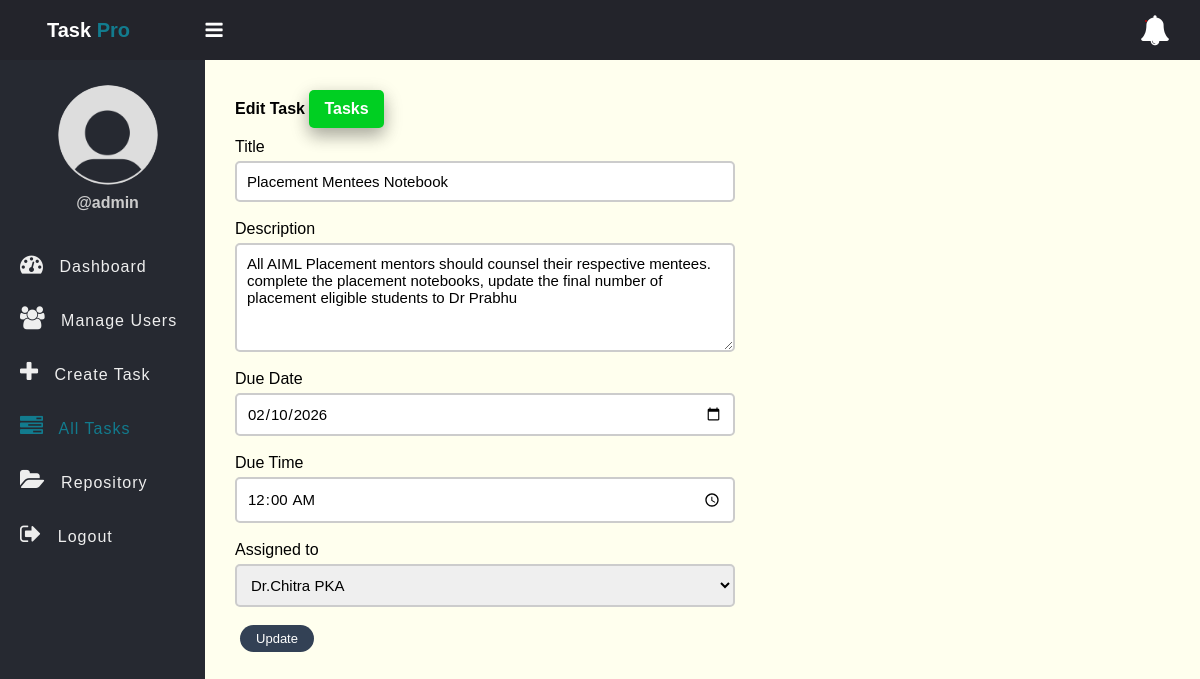
The page /edit_profile.php?id=29 (signed in) on the database its author committed.
### tables this page shows
CREATE TABLE `tasks` (
  `id` int NOT NULL AUTO_INCREMENT,
  `title` varchar(100) NOT NULL,
  `description` text,
  `task_type` enum('Teaching','Research','Administrative','Establishment') DEFAULT NULL,
  `subtopic` varchar(255) DEFAULT NULL,
  `task_document` varchar(255) DEFAULT NULL,
  `acknowledgment_document` varchar(255) DEFAULT NULL,
  `acknowledgment_uploaded_at` datetime DEFAULT NULL,
  `assigned_to` int DEFAULT NULL,
  `due_date` datetime DEFAULT NULL,
  `status` enum('pending','in_progress','completed') DEFAULT 'pending',
  `created_at` timestamp NOT NULL DEFAULT CURRENT_TIMESTAMP,
  `verified_by` int DEFAULT NULL,
  PRIMARY KEY (`id`),
  KEY `assigned_to` (`assigned_to`),
  CONSTRAINT `tasks_ibfk_1` FOREIGN KEY (`assigned_to`) REFERENCES `users` (`id`)
);

### app/Model/Task.php (called while the page is built, shortened)
<?php
function get_task_by_id($conn, $id){
	$sql = "SELECT * FROM tasks WHERE id =? ";
	$stmt = $conn->prepare($sql);
	$stmt->execute([$id]);
	if($stmt->rowCount() > 0){
		$task = $stmt->fetch();
	}else $task = 0;
	return $task;
}

### app/Model/User.php (called while the page is built, shortened)
<?php
function get_all_users($conn){
	$sql = "SELECT * FROM users WHERE role =? ";
	$stmt = $conn->prepare($sql);
	$stmt->execute(["employee"]);
	if($stmt->rowCount() > 0){
		$users = $stmt->fetchAll();
	}else $users = 0;
	return $users;
}

### edit_profile.php (the view, shortened to what this page needs)
<?php
if (isset($_SESSION['role']) && isset($_SESSION['id']) && $_SESSION['role'] == "admin") {
    include "DB_connection.php";
    include "app/Model/Task.php";
    include "app/Model/User.php";
    $id = $_GET['id'];
    $task = get_task_by_id($conn, $id);
   $users = get_all_users($conn);
 ?>
<!DOCTYPE html>
<html>
<head>
	<link rel="stylesheet" href="https://stackpath.bootstrapcdn.com/font-awesome/4.7.0/css/font-awesome.min.css">
	<link rel="stylesheet" href="css/style.css">
</head>
<body>
	<?php include "inc/header.php" ?>
	<div class="body">
		<?php include "inc/nav.php" ?>
		<section class="section-1">
			<h4 class="title">Edit Task <a href="tasks.php">Tasks</a></h4>
			<form class="form-1"
			      method="POST"
			      action="app/update-task.php">
				<div class="input-holder">
					<lable>Title</lable>
					<input type="text" name="title" class="input-1" placeholder="Full Name" value="<?=$task['title']?>"><br>
				</div>
				<div class="input-holder">
					<lable>Description</lable>
					<textarea name="description" rows="5" class="input-1" ><?=$task['description']?></textarea><br>
				</div>
				<div class="input-holder">
					<lable>Due Date</lable>
					<input type="date" name="due_date" class="input-1" placeholder="Due Date" value="<?=date('Y-m-d', strtotime($task['due_date']))?>"><br>
				</div>
				<div class="input-holder">
					<lable>Due Time</lable>
					<input type="time" name="due_time" class="input-1" placeholder="Due Time" value="<?=date('H:i', strtotime($task['due_date']))?>"><br>
				</div>
            <div class="input-holder">
					<lable>Assigned to</lable>
					<select name="assigned_to" class="input-1">
						<?php if ($users !=0) {
							foreach ($users as $user) {
								if ($task['assigned_to'] == $user['id']) { ?>
									<option selected value="<?=$user['id']?>"><?=$user['full_name']?></option>
						<?php }else{ ?>
                  <option value="<?=$user['id']?>"><?=$user['full_name']?></option>
						<?php } } } ?>
					</select><br>
				</div>
				<button class="btn-primary">Update</button>
			</form>
		</section>
	</div>
</body>
</html>
<?php }else{
   $em = "First login";
   header("Location: login.php?error=$em");
   exit();
}
 ?>

### css/style.css (style rules this page uses)
* { padding: 0; margin: 0; box-sizing: border-box; font-family: arial, sans-serif; }
.body { display: flex; }
.section-1 { padding: 30px; }
.section-1 .title { margin-bottom: 10px; }
.section-1 .title a { text-decoration: none; display: inline-block; padding-left: 10px; border: none; background: #00CF22; padding: 10px 15px; color: #fff; font-size: 16px; border-radius: 5px; cursor: pointer; outline: none; transition: background 1s; box-shadow: 0 8px 16px 0 rgba(0, 0, 0, 0.2), 0 6px 20px 0 rgba(0, 0, 0, 0.19); }
.section-1 { width: 100%; background: #ffe; }
.form-1 { width: 90%; max-width: 500px; }
.input-holder lable { display: block; margin-bottom: 5px; }
.input-1 { border: 2px solid #ccc; width: 100%; padding: 10px; font-size: 15px; outline: none; border-radius: 5px; display: block; }
.btn-primary { text-decoration: none; display: inline-block; padding: 6px 16px; border: none; background: #334155; color: #fff; font-size: 13px; font-weight: 500; border-radius: 50px; cursor: pointer; transition: background 0.3s; margin: 0 5px; }

### rows shown on the page
tasks: title "Placement Mentees Notebook", description "All AIML Placement mentors should counsel their respective mentees. complete the placement notebooks, update the final number of placement eligible students to Dr Prabhu", due_date "02/10/2026", due_time "00:00"

### other values the page prints
$_SESSION['username'] "admin"
form field assigned_to "Dr.Chitra PKA"
